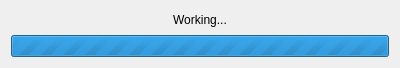
<?xml version="1.0" encoding="UTF-8"?>
<ui version="4.0">
 <class>Dialog</class>
 <widget class="QDialog" name="Dialog">
  <property name="geometry">
   <rect>
    <x>0</x>
    <y>0</y>
    <width>400</width>
    <height>68</height>
   </rect>
  </property>
  <property name="windowTitle">
   <string>Please wait...</string>
  </property>
  <property name="windowIcon">
   <iconset>
    <normaloff>../icons/icon.png</normaloff>../icons/icon.png</iconset>
  </property>
  <layout class="QVBoxLayout" name="verticalLayout_2">
   <item>
    <layout class="QVBoxLayout" name="verticalLayout">
     <item>
      <widget class="QLabel" name="statusLabel">
       <property name="layoutDirection">
        <enum>Qt::LeftToRight</enum>
       </property>
       <property name="text">
        <string>Working...</string>
       </property>
       <property name="alignment">
        <set>Qt::AlignCenter</set>
       </property>
      </widget>
     </item>
     <item>
      <widget class="QProgressBar" name="progressBar">
       <property name="maximum">
        <number>0</number>
       </property>
       <property name="value">
        <number>0</number>
       </property>
       <property name="format">
        <string>%p%</string>
       </property>
      </widget>
     </item>
    </layout>
   </item>
  </layout>
 </widget>
 <resources/>
 <connections/>
</ui>
